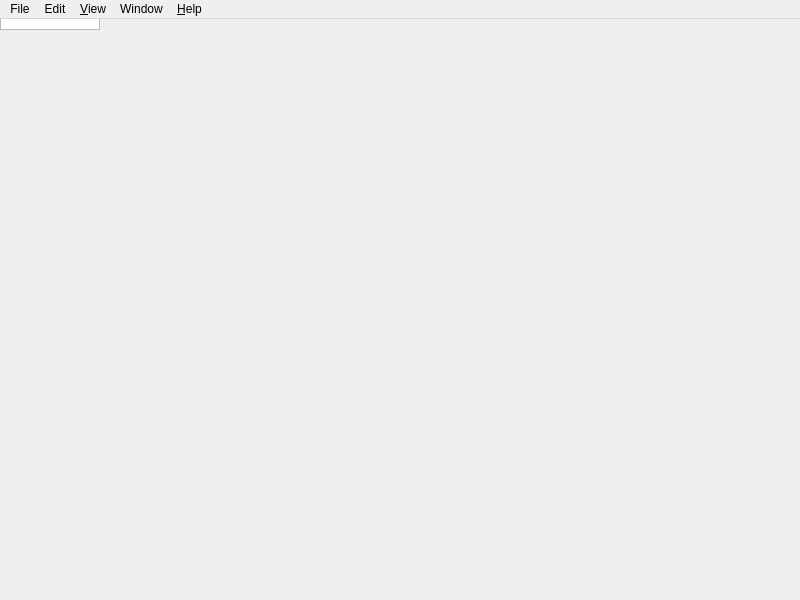
<?xml version="1.0" encoding="UTF-8"?>
<ui version="4.0">
 <class>Notepad</class>
 <widget class="QMainWindow" name="Notepad">
  <property name="geometry">
   <rect>
    <x>0</x>
    <y>0</y>
    <width>800</width>
    <height>600</height>
   </rect>
  </property>
  <property name="windowTitle">
   <string>Untitled notepad</string>
  </property>
  <widget class="QTextEdit" name="editor"/>
  <widget class="QMenuBar" name="menuBar">
   <property name="geometry">
    <rect>
     <x>0</x>
     <y>0</y>
     <width>800</width>
     <height>33</height>
    </rect>
   </property>
   <widget class="QMenu" name="menu_edit">
    <property name="title">
     <string>Edit</string>
    </property>
    <addaction name="action_undo"/>
    <addaction name="action_redo"/>
    <addaction name="separator"/>
    <addaction name="action_cut"/>
    <addaction name="action_copy"/>
    <addaction name="action_paste"/>
    <addaction name="separator"/>
    <addaction name="action_select_all"/>
    <addaction name="action_save_selection"/>
    <addaction name="separator"/>
    <addaction name="action_find"/>
    <addaction name="action_find_again"/>
   </widget>
   <widget class="QMenu" name="menu_view">
    <property name="title">
     <string>&amp;View</string>
    </property>
    <addaction name="action_font"/>
    <addaction name="separator"/>
    <addaction name="action_increase_size"/>
    <addaction name="action_decrease_size"/>
    <addaction name="separator"/>
    <addaction name="action_reset_size"/>
   </widget>
   <widget class="QMenu" name="menu_window">
    <property name="title">
     <string>Window</string>
    </property>
    <addaction name="action_maximize"/>
    <addaction name="action_minimize"/>
    <addaction name="action_restore"/>
    <addaction name="separator"/>
    <addaction name="action_close_window"/>
    <addaction name="action_close_all_notepad_windows"/>
   </widget>
   <widget class="QMenu" name="menu_help">
    <property name="title">
     <string>&amp;Help</string>
    </property>
    <addaction name="action_visit_api_guide"/>
    <addaction name="action_visit_bug_reports"/>
    <addaction name="action_about"/>
   </widget>
   <widget class="QMenu" name="menu_file">
    <property name="title">
     <string>File</string>
    </property>
    <addaction name="action_close"/>
    <addaction name="separator"/>
    <addaction name="action_save"/>
    <addaction name="action_save_as"/>
    <addaction name="separator"/>
    <addaction name="action_global_preferences"/>
    <addaction name="separator"/>
    <addaction name="action_print"/>
    <addaction name="separator"/>
    <addaction name="action_quit"/>
   </widget>
   <addaction name="menu_file"/>
   <addaction name="menu_edit"/>
   <addaction name="menu_view"/>
   <addaction name="menu_window"/>
   <addaction name="menu_help"/>
  </widget>
  <action name="action_save">
   <property name="text">
    <string>&amp;Save</string>
   </property>
   <property name="shortcut">
    <string>Ctrl+S</string>
   </property>
  </action>
  <action name="action_save_as">
   <property name="text">
    <string>Save &amp;As...</string>
   </property>
   <property name="shortcut">
    <string>Ctrl+Shift+S</string>
   </property>
  </action>
  <action name="action_save_selection">
   <property name="text">
    <string>Save Selection...</string>
   </property>
  </action>
  <action name="action_print">
   <property name="text">
    <string>&amp;Print...</string>
   </property>
   <property name="shortcut">
    <string>Ctrl+P</string>
   </property>
  </action>
  <action name="action_global_preferences">
   <property name="text">
    <string>&amp;Global Preferences...</string>
   </property>
   <property name="shortcut">
    <string>Ctrl+,</string>
   </property>
   <property name="menuRole">
    <enum>QAction::MenuRole::PreferencesRole</enum>
   </property>
  </action>
  <action name="action_undo">
   <property name="enabled">
    <bool>false</bool>
   </property>
   <property name="text">
    <string>&amp;Undo</string>
   </property>
   <property name="shortcut">
    <string>Ctrl+Z</string>
   </property>
  </action>
  <action name="action_cut">
   <property name="text">
    <string>Cu&amp;t</string>
   </property>
   <property name="shortcut">
    <string>Ctrl+X</string>
   </property>
  </action>
  <action name="action_copy">
   <property name="text">
    <string>&amp;Copy</string>
   </property>
   <property name="shortcut">
    <string>Ctrl+C</string>
   </property>
  </action>
  <action name="action_paste">
   <property name="text">
    <string>&amp;Paste</string>
   </property>
   <property name="shortcut">
    <string>Ctrl+V</string>
   </property>
  </action>
  <action name="action_select_all">
   <property name="text">
    <string>Select &amp;All</string>
   </property>
   <property name="shortcut">
    <string>Ctrl+A</string>
   </property>
  </action>
  <action name="action_find">
   <property name="text">
    <string>&amp;Find...</string>
   </property>
   <property name="shortcut">
    <string>Ctrl+F</string>
   </property>
  </action>
  <action name="action_find_again">
   <property name="text">
    <string>Find Again</string>
   </property>
   <property name="shortcut">
    <string>Ctrl+Shift+F</string>
   </property>
  </action>
  <action name="action_minimize">
   <property name="text">
    <string>&amp;Minimize</string>
   </property>
   <property name="shortcut">
    <string>Ctrl+M</string>
   </property>
  </action>
  <action name="action_close_all_notepad_windows">
   <property name="text">
    <string>Close A&amp;ll Notepad Windows</string>
   </property>
  </action>
  <action name="action_maximize">
   <property name="text">
    <string>Maximize</string>
   </property>
   <property name="shortcut">
    <string>Ctrl+Alt+Z</string>
   </property>
  </action>
  <action name="action_restore">
   <property name="text">
    <string>Restore</string>
   </property>
  </action>
  <action name="action_visit_bug_reports">
   <property name="text">
    <string>Report a &amp;Bug</string>
   </property>
  </action>
  <action name="action_redo">
   <property name="enabled">
    <bool>false</bool>
   </property>
   <property name="text">
    <string>Redo</string>
   </property>
   <property name="shortcut">
    <string>Ctrl+Y, Ctrl+Shift+Z</string>
   </property>
  </action>
  <action name="action_visit_api_guide">
   <property name="text">
    <string>API Guide</string>
   </property>
  </action>
  <action name="action_quit">
   <property name="text">
    <string>Quit SmushClient</string>
   </property>
   <property name="shortcut">
    <string>Ctrl+Q</string>
   </property>
   <property name="visible">
    <bool>true</bool>
   </property>
   <property name="menuRole">
    <enum>QAction::MenuRole::QuitRole</enum>
   </property>
  </action>
  <action name="action_close_window">
   <property name="text">
    <string>Close Window</string>
   </property>
   <property name="shortcut">
    <string>Ctrl+Shift+W</string>
   </property>
  </action>
  <action name="action_close">
   <property name="text">
    <string>Close</string>
   </property>
   <property name="shortcut">
    <string>Ctrl+W</string>
   </property>
  </action>
  <action name="action_font">
   <property name="text">
    <string>Font...</string>
   </property>
  </action>
  <action name="action_increase_size">
   <property name="text">
    <string>Increase Size</string>
   </property>
   <property name="shortcut">
    <string>Ctrl+=</string>
   </property>
  </action>
  <action name="action_decrease_size">
   <property name="text">
    <string>Decrease Size</string>
   </property>
   <property name="shortcut">
    <string>Ctrl+-</string>
   </property>
  </action>
  <action name="action_about">
   <property name="text">
    <string>About SmushClient</string>
   </property>
  </action>
  <action name="action_reset_size">
   <property name="text">
    <string>Reset Size</string>
   </property>
   <property name="shortcut">
    <string>Ctrl+0</string>
   </property>
  </action>
 </widget>
 <resources/>
 <connections>
  <connection>
   <sender>editor</sender>
   <signal>copyAvailable(bool)</signal>
   <receiver>action_copy</receiver>
   <slot>setEnabled(bool)</slot>
   <hints>
    <hint type="sourcelabel">
     <x>399</x>
     <y>318</y>
    </hint>
    <hint type="destinationlabel">
     <x>-1</x>
     <y>-1</y>
    </hint>
   </hints>
  </connection>
  <connection>
   <sender>editor</sender>
   <signal>copyAvailable(bool)</signal>
   <receiver>action_cut</receiver>
   <slot>setEnabled(bool)</slot>
   <hints>
    <hint type="sourcelabel">
     <x>399</x>
     <y>318</y>
    </hint>
    <hint type="destinationlabel">
     <x>-1</x>
     <y>-1</y>
    </hint>
   </hints>
  </connection>
  <connection>
   <sender>editor</sender>
   <signal>copyAvailable(bool)</signal>
   <receiver>action_save_selection</receiver>
   <slot>setEnabled(bool)</slot>
   <hints>
    <hint type="sourcelabel">
     <x>399</x>
     <y>318</y>
    </hint>
    <hint type="destinationlabel">
     <x>-1</x>
     <y>-1</y>
    </hint>
   </hints>
  </connection>
  <connection>
   <sender>editor</sender>
   <signal>redoAvailable(bool)</signal>
   <receiver>action_redo</receiver>
   <slot>setEnabled(bool)</slot>
   <hints>
    <hint type="sourcelabel">
     <x>399</x>
     <y>318</y>
    </hint>
    <hint type="destinationlabel">
     <x>-1</x>
     <y>-1</y>
    </hint>
   </hints>
  </connection>
  <connection>
   <sender>editor</sender>
   <signal>undoAvailable(bool)</signal>
   <receiver>action_undo</receiver>
   <slot>setEnabled(bool)</slot>
   <hints>
    <hint type="sourcelabel">
     <x>399</x>
     <y>318</y>
    </hint>
    <hint type="destinationlabel">
     <x>-1</x>
     <y>-1</y>
    </hint>
   </hints>
  </connection>
  <connection>
   <sender>action_close</sender>
   <signal>triggered()</signal>
   <receiver>Notepad</receiver>
   <slot>close()</slot>
   <hints>
    <hint type="sourcelabel">
     <x>-1</x>
     <y>-1</y>
    </hint>
    <hint type="destinationlabel">
     <x>399</x>
     <y>299</y>
    </hint>
   </hints>
  </connection>
  <connection>
   <sender>action_close_window</sender>
   <signal>triggered()</signal>
   <receiver>Notepad</receiver>
   <slot>close()</slot>
   <hints>
    <hint type="sourcelabel">
     <x>-1</x>
     <y>-1</y>
    </hint>
    <hint type="destinationlabel">
     <x>399</x>
     <y>299</y>
    </hint>
   </hints>
  </connection>
  <connection>
   <sender>action_copy</sender>
   <signal>triggered()</signal>
   <receiver>editor</receiver>
   <slot>copy()</slot>
   <hints>
    <hint type="sourcelabel">
     <x>-1</x>
     <y>-1</y>
    </hint>
    <hint type="destinationlabel">
     <x>399</x>
     <y>316</y>
    </hint>
   </hints>
  </connection>
  <connection>
   <sender>action_cut</sender>
   <signal>triggered()</signal>
   <receiver>editor</receiver>
   <slot>cut()</slot>
   <hints>
    <hint type="sourcelabel">
     <x>-1</x>
     <y>-1</y>
    </hint>
    <hint type="destinationlabel">
     <x>399</x>
     <y>316</y>
    </hint>
   </hints>
  </connection>
  <connection>
   <sender>action_maximize</sender>
   <signal>triggered()</signal>
   <receiver>Notepad</receiver>
   <slot>showMaximized()</slot>
   <hints>
    <hint type="sourcelabel">
     <x>-1</x>
     <y>-1</y>
    </hint>
    <hint type="destinationlabel">
     <x>399</x>
     <y>299</y>
    </hint>
   </hints>
  </connection>
  <connection>
   <sender>action_minimize</sender>
   <signal>triggered()</signal>
   <receiver>Notepad</receiver>
   <slot>showMinimized()</slot>
   <hints>
    <hint type="sourcelabel">
     <x>-1</x>
     <y>-1</y>
    </hint>
    <hint type="destinationlabel">
     <x>399</x>
     <y>299</y>
    </hint>
   </hints>
  </connection>
  <connection>
   <sender>action_paste</sender>
   <signal>triggered()</signal>
   <receiver>editor</receiver>
   <slot>paste()</slot>
   <hints>
    <hint type="sourcelabel">
     <x>-1</x>
     <y>-1</y>
    </hint>
    <hint type="destinationlabel">
     <x>399</x>
     <y>316</y>
    </hint>
   </hints>
  </connection>
  <connection>
   <sender>action_redo</sender>
   <signal>triggered()</signal>
   <receiver>editor</receiver>
   <slot>redo()</slot>
   <hints>
    <hint type="sourcelabel">
     <x>-1</x>
     <y>-1</y>
    </hint>
    <hint type="destinationlabel">
     <x>399</x>
     <y>316</y>
    </hint>
   </hints>
  </connection>
  <connection>
   <sender>action_restore</sender>
   <signal>triggered()</signal>
   <receiver>Notepad</receiver>
   <slot>showNormal()</slot>
   <hints>
    <hint type="sourcelabel">
     <x>-1</x>
     <y>-1</y>
    </hint>
    <hint type="destinationlabel">
     <x>399</x>
     <y>299</y>
    </hint>
   </hints>
  </connection>
  <connection>
   <sender>action_select_all</sender>
   <signal>triggered()</signal>
   <receiver>editor</receiver>
   <slot>selectAll()</slot>
   <hints>
    <hint type="sourcelabel">
     <x>-1</x>
     <y>-1</y>
    </hint>
    <hint type="destinationlabel">
     <x>399</x>
     <y>316</y>
    </hint>
   </hints>
  </connection>
  <connection>
   <sender>action_undo</sender>
   <signal>triggered()</signal>
   <receiver>editor</receiver>
   <slot>undo()</slot>
   <hints>
    <hint type="sourcelabel">
     <x>-1</x>
     <y>-1</y>
    </hint>
    <hint type="destinationlabel">
     <x>399</x>
     <y>316</y>
    </hint>
   </hints>
  </connection>
 </connections>
</ui>
